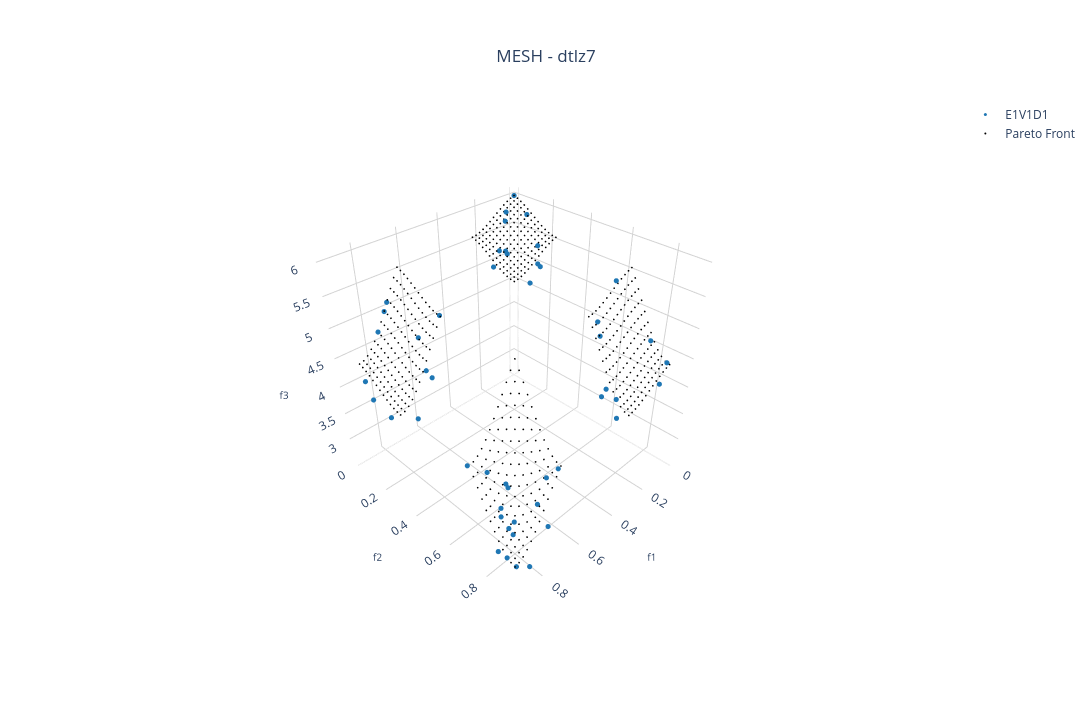

This figure's notebook cell:
### Markdown cell above
## Benchmark 3D:

### Code cell
pareto_front = []
n_pareto_density = 50 # Number of Pareto points to be generated

experiment_name = "dtlz7"
position_dim = 10 # Number of variables

# Choosing the files
choose_global_best_attribution_type = [0] # [0, 1, 2, 3]
choose_dm_pool_type = [0] # [0, 1, 2]
choose_de_mutation_type = [0] # [0, 1, 2, 3, 4]

# Name of chosen files
file_names = [
        f"E{i+1}V{j+1}D{k+1}_{experiment_name}.pkl"
        for i in choose_global_best_attribution_type
        for j in choose_dm_pool_type
        for k in choose_de_mutation_type
    ]
num_dataset = len(file_names) # Number of dataset

solid_colors = [mcolors.to_hex(cm.tab10(i)) for i in range(num_dataset + 1)] # List with solid colors

colorscales = pc.named_colorscales() # List of color scales
num_scales = len(colorscales)

for i in range(num_dataset):
  with open("../result/" + file_names[i], "rb") as f:
    r = pickle.load(f)
    pareto_front.append(
      go.Scatter3d(x=r['combined'][1][:,0],
                   y=r['combined'][1][:,1],
                   z=r['combined'][1][:,2],
                   mode='markers', marker=dict(size=3, color=solid_colors[i]), #r['combined'][1][:,1], colorscale=colorscales[(i+1) % num_scales]),
                   name=file_names[i][:6],
                   showlegend=True)
    )

# Creating a subplot
fig = go.Figure()

for i in range(num_dataset):
    fig.add_trace(pareto_front[i])

# Setting layout
fig.update_layout(
    showlegend=True,
    scene=dict(
        camera=dict(
          eye=dict(x=1.5,y=1.5,z=1.5)
        ),
        xaxis=dict(
            title=dict(text='f1', font=dict(size=10)),
            backgroundcolor='white',  # X-axis background
            gridcolor='lightgray',    # Grid color on X axis 
            showbackground=True       # Show background
        ),
        yaxis=dict(
            title=dict(text='f2', font=dict(size=10)),
            backgroundcolor='white',  # Y-axis background
            gridcolor='lightgray',    # Grid color on Y axis
            showbackground=True       # Show background
        ),
        zaxis=dict(
            title=dict(text='f3', font=dict(size=10)),
            backgroundcolor='white',  # Z-axis background
            gridcolor='lightgray',    # Grid color on Z axis
            showbackground=True       # Show background
        ),
        aspectmode='cube'
    ),
    title=dict(
        text='MESH - ' + experiment_name,
        x=0.5,  # Centering the title
        xanchor='center',
        yanchor='top'
    ),
    #margin=dict(l=0, r=0, b=0, t=0), # Rearrange the margin
    width=1520,   # Figure width (pixels)
    height=720,  # Figure height (pixels)
    paper_bgcolor="white",
    plot_bgcolor='white'
)

# Plotting the Pareto front
real_pareto_front = get_pareto(experiment_name, n_pareto_density, position_dim, 3)
fig.add_trace(
	go.Scatter3d(x=real_pareto_front[:,0],
		y=real_pareto_front[:,1],
		z=real_pareto_front[:,2],
		mode='markers', marker=dict(size=1, color='black'),
		name='Pareto Front',
		showlegend=(i==0)
		)
	)

# Showing the figure
fig.show()

### Figure 1 — Plotly figure (JSON) as saved in the notebook; plotly's stock layout.template omitted (floating-point values rounded to 4 significant figures; data arrays with more than 128 entries replaced by an {"elided": "..."} marker saying what was removed)
{"data": [{"marker": {"color": "#1f77b4", "size": 3}, "mode": "markers", "name": "E1V1D1", "showlegend": true, "type": "scatter3d", "x": [0, 0, 0.01486, 0.01988, 0.07242, 0.07654, 0.08401, 0.08874, 0.1032, 0.1313, 0.1406, 0.1749, 0.1771, 0.1947, 0.2129, 0.2222, 0.2399, 0.2467, 0.2656, 0.2756, 0.3061, 0.3185, 0.6318, 0.642, 0.6688, 0.6929, 0.6983, 0.715, 0.715, 0.7297, 0.738, 0.738, 0.7548, 0.7643, 0.7663, 0.7846, 0.8035, 0.8059, 0.8073, 0.8073, 0.8157, 0.8372, 0.8465, 0.8533, 0.8588, 0.8633, 0.8783, 0.8894, 0.908, 0.9147], "y": [0, 0.8442, 0.7675, 0.09551, 0.2098, 0.029, 0.6261, 0.8764, 0.05068, 0.2668, 0.2894, 0.1248, 0.1363, 0.1078, 0.6512, 0.6749, 0.3274, 0.7939, 0.1463, 0.763, 0.8442, 0.7758, 0.2392, 0.8533, 0.8242, 0.1776, 0, 0, 0.8272, 0.259, 0.3036, 0.9007, 0, 0.7293, 0.7207, 0.7809, 0.7939, 0.7353, 0.6692, 0.7758, 0.7454, 0.909, 0.3429, 0.8599, 0.8186, 0.6307, 0.7939, 0.0801, 0.26, 0.1636], "z": [6, 4.316, 4.591, 5.806, 5.479, 5.836, 5.464, 4.164, 5.738, 5.321, 5.317, 5.411, 5.379, 5.418, 5.037, 4.858, 5.229, 4.04, 5.286, 4.217, 3.932, 4.197, 5.147, 3.841, 3.673, 4.784, 5.097, 4.97, 3.317, 4.436, 4.415, 3.177, 4.688, 3.493, 3.543, 3.044, 2.891, 3.237, 3.725, 2.969, 3.131, 2.73, 4.001, 2.615, 2.678, 3.887, 2.787, 4.208, 3.974, 4.099]}, {"marker": {"color": "black", "size": 1}, "mode": "markers", "name": "Pareto Front", "showlegend": true, "type": "scatter3d", "x": {"elided": "625 float values"}, "y": {"elided": "625 float values"}, "z": {"elided": "625 float values"}}], "layout": {"height": 720, "paper_bgcolor": "white", "plot_bgcolor": "white", "scene": {"aspectmode": "cube", "camera": {"eye": {"x": 1.5, "y": 1.5, "z": 1.5}}, "xaxis": {"backgroundcolor": "white", "gridcolor": "lightgray", "showbackground": true, "title": {"font": {"size": 10}, "text": "f1"}}, "yaxis": {"backgroundcolor": "white", "gridcolor": "lightgray", "showbackground": true, "title": {"font": {"size": 10}, "text": "f2"}}, "zaxis": {"backgroundcolor": "white", "gridcolor": "lightgray", "showbackground": true, "title": {"font": {"size": 10}, "text": "f3"}}}, "showlegend": true, "title": {"text": "MESH - dtlz7", "x": 0.5, "xanchor": "center", "yanchor": "top"}, "width": 1520}}
